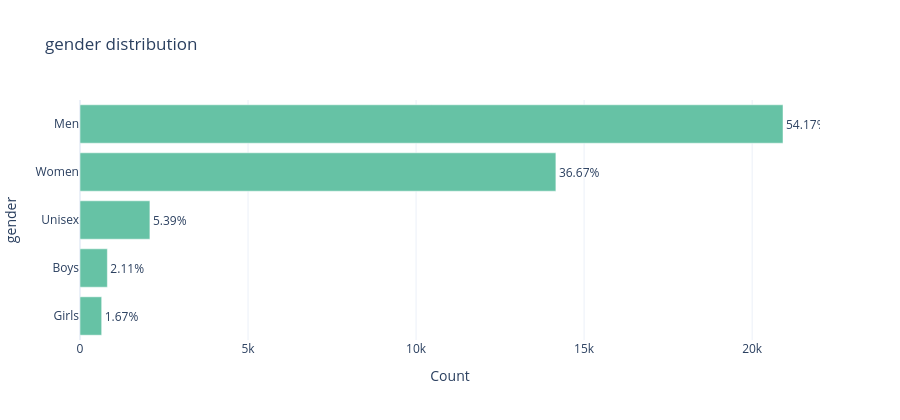
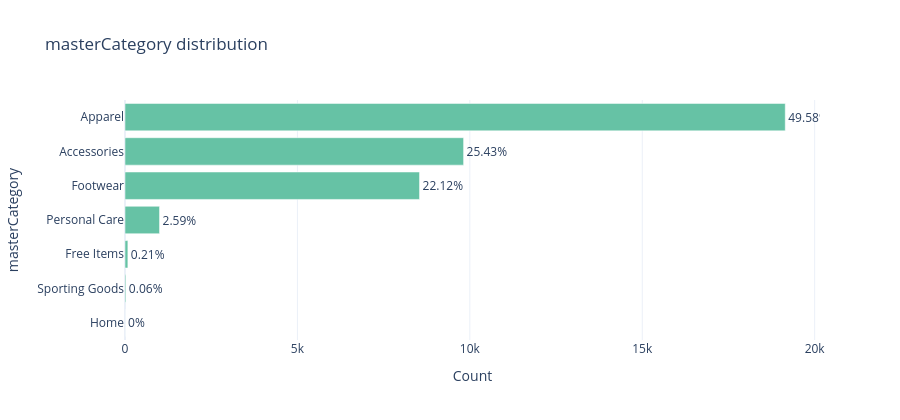
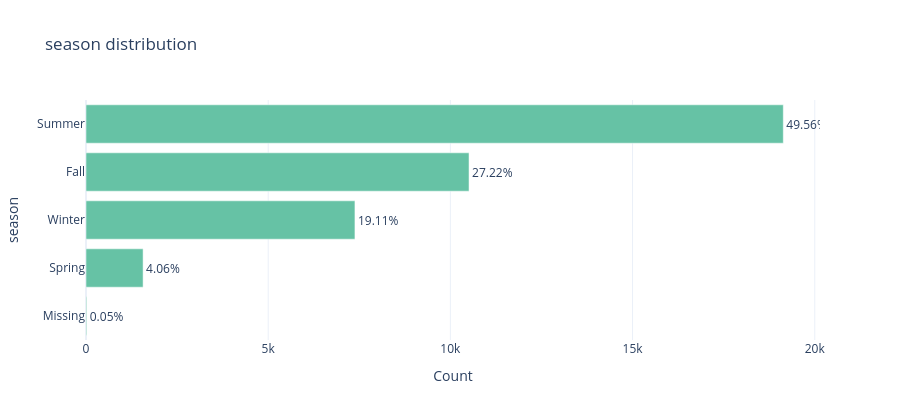
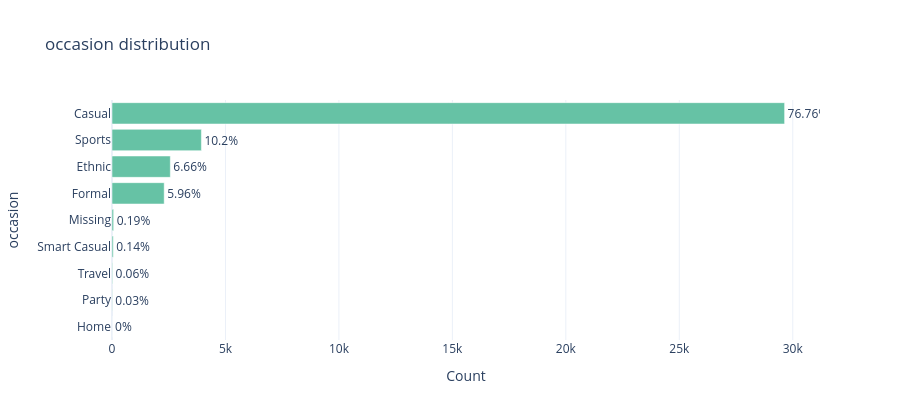

Source (notebook cell) for these figures, in order:
### Code cell
print("Low / medium cardinality fields")
for col in ["gender", "masterCategory", "season", "occasion", "year"]:
    display(plot_univariate(col, height=420))

### Figure 1 — Plotly figure (JSON) as saved in the notebook; plotly's stock layout.template omitted (floating-point values rounded to 4 significant figures)
{"data": [{"hovertemplate": "Count=%{x}<br>gender=%{y}<br>pct=%{text}<extra></extra>", "legendgroup": "", "marker": {"color": "rgb(102,194,165)", "pattern": {"shape": ""}}, "name": "", "orientation": "h", "showlegend": false, "text": [54.17, 36.67, 5.39, 2.11, 1.67], "textposition": "outside", "texttemplate": "%{text}%", "type": "bar", "x": [20918, 14160, 2080, 814, 645], "xaxis": "x", "y": ["Men", "Women", "Unisex", "Boys", "Girls"], "yaxis": "y"}], "layout": {"barmode": "relative", "height": 420, "legend": {"tracegroupgap": 0}, "title": {"text": "gender distribution"}, "xaxis": {"anchor": "y", "domain": [0, 1], "title": {"text": "Count"}}, "yaxis": {"anchor": "x", "categoryorder": "total ascending", "domain": [0, 1], "title": {"text": "gender"}}}}

### Figure 2 — Plotly figure (JSON) as saved in the notebook; plotly's stock layout.template omitted (floating-point values rounded to 4 significant figures)
{"data": [{"hovertemplate": "Count=%{x}<br>masterCategory=%{y}<br>pct=%{text}<extra></extra>", "legendgroup": "", "marker": {"color": "rgb(102,194,165)", "pattern": {"shape": ""}}, "name": "", "orientation": "h", "showlegend": false, "text": [49.58, 25.43, 22.12, 2.59, 0.21, 0.06, 0.0], "textposition": "outside", "texttemplate": "%{text}%", "type": "bar", "x": [19147, 9819, 8541, 1001, 83, 25, 1], "xaxis": "x", "y": ["Apparel", "Accessories", "Footwear", "Personal Care", "Free Items", "Sporting Goods", "Home"], "yaxis": "y"}], "layout": {"barmode": "relative", "height": 420, "legend": {"tracegroupgap": 0}, "title": {"text": "masterCategory distribution"}, "xaxis": {"anchor": "y", "domain": [0, 1], "title": {"text": "Count"}}, "yaxis": {"anchor": "x", "categoryorder": "total ascending", "domain": [0, 1], "title": {"text": "masterCategory"}}}}

### Figure 3 — Plotly figure (JSON) as saved in the notebook; plotly's stock layout.template omitted (floating-point values rounded to 4 significant figures)
{"data": [{"hovertemplate": "Count=%{x}<br>season=%{y}<br>pct=%{text}<extra></extra>", "legendgroup": "", "marker": {"color": "rgb(102,194,165)", "pattern": {"shape": ""}}, "name": "", "orientation": "h", "showlegend": false, "text": [49.56, 27.22, 19.11, 4.06, 0.05], "textposition": "outside", "texttemplate": "%{text}%", "type": "bar", "x": [19137, 10512, 7381, 1567, 20], "xaxis": "x", "y": ["Summer", "Fall", "Winter", "Spring", "Missing"], "yaxis": "y"}], "layout": {"barmode": "relative", "height": 420, "legend": {"tracegroupgap": 0}, "title": {"text": "season distribution"}, "xaxis": {"anchor": "y", "domain": [0, 1], "title": {"text": "Count"}}, "yaxis": {"anchor": "x", "categoryorder": "total ascending", "domain": [0, 1], "title": {"text": "season"}}}}

### Figure 4 — Plotly figure (JSON) as saved in the notebook; plotly's stock layout.template omitted (floating-point values rounded to 4 significant figures)
{"data": [{"hovertemplate": "Count=%{x}<br>occasion=%{y}<br>pct=%{text}<extra></extra>", "legendgroup": "", "marker": {"color": "rgb(102,194,165)", "pattern": {"shape": ""}}, "name": "", "orientation": "h", "showlegend": false, "text": [76.76, 10.2, 6.66, 5.96, 0.19, 0.14, 0.06, 0.03, 0.0], "textposition": "outside", "texttemplate": "%{text}%", "type": "bar", "x": [29641, 3940, 2570, 2300, 72, 55, 25, 13, 1], "xaxis": "x", "y": ["Casual", "Sports", "Ethnic", "Formal", "Missing", "Smart Casual", "Travel", "Party", "Home"], "yaxis": "y"}], "layout": {"barmode": "relative", "height": 420, "legend": {"tracegroupgap": 0}, "title": {"text": "occasion distribution"}, "xaxis": {"anchor": "y", "domain": [0, 1], "title": {"text": "Count"}}, "yaxis": {"anchor": "x", "categoryorder": "total ascending", "domain": [0, 1], "title": {"text": "occasion"}}}}
